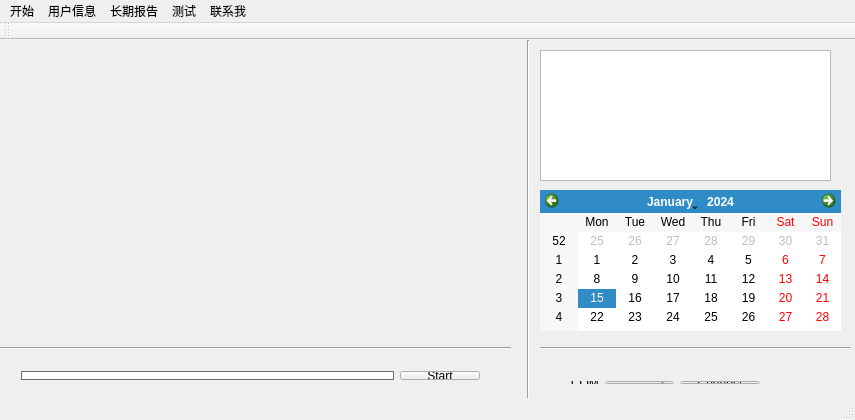
<?xml version="1.0" encoding="UTF-8"?>
<ui version="4.0">
 <class>MainWindow</class>
 <widget class="QMainWindow" name="MainWindow">
  <property name="geometry">
   <rect>
    <x>0</x>
    <y>0</y>
    <width>855</width>
    <height>420</height>
   </rect>
  </property>
  <property name="minimumSize">
   <size>
    <width>855</width>
    <height>420</height>
   </size>
  </property>
  <property name="maximumSize">
   <size>
    <width>855</width>
    <height>420</height>
   </size>
  </property>
  <property name="windowTitle">
   <string>MainWindow</string>
  </property>
  <widget class="QWidget" name="centralWidget">
   <widget class="QLabel" name="label">
    <property name="geometry">
     <rect>
      <x>30</x>
      <y>10</y>
      <width>451</width>
      <height>271</height>
     </rect>
    </property>
    <property name="maximumSize">
     <size>
      <width>451</width>
      <height>271</height>
     </size>
    </property>
    <property name="text">
     <string/>
    </property>
   </widget>
   <widget class="Line" name="line">
    <property name="geometry">
     <rect>
      <x>0</x>
      <y>300</y>
      <width>511</width>
      <height>16</height>
     </rect>
    </property>
    <property name="orientation">
     <enum>Qt::Horizontal</enum>
    </property>
   </widget>
   <widget class="Line" name="line_2">
    <property name="geometry">
     <rect>
      <x>520</x>
      <y>0</y>
      <width>16</width>
      <height>361</height>
     </rect>
    </property>
    <property name="orientation">
     <enum>Qt::Vertical</enum>
    </property>
   </widget>
   <widget class="QPlainTextEdit" name="seatInfoEdit">
    <property name="geometry">
     <rect>
      <x>540</x>
      <y>10</y>
      <width>291</width>
      <height>131</height>
     </rect>
    </property>
    <property name="readOnly">
     <bool>true</bool>
    </property>
    <property name="plainText">
     <string/>
    </property>
   </widget>
   <widget class="Line" name="line_3">
    <property name="geometry">
     <rect>
      <x>540</x>
      <y>300</y>
      <width>311</width>
      <height>16</height>
     </rect>
    </property>
    <property name="orientation">
     <enum>Qt::Horizontal</enum>
    </property>
   </widget>
   <widget class="QWidget" name="layoutWidget">
    <property name="geometry">
     <rect>
      <x>10</x>
      <y>320</y>
      <width>481</width>
      <height>31</height>
     </rect>
    </property>
    <layout class="QHBoxLayout" name="horizontalLayout_2">
     <item>
      <widget class="QPlainTextEdit" name="plainTextEdit">
       <property name="sizePolicy">
        <sizepolicy hsizetype="Expanding" vsizetype="Fixed">
         <horstretch>0</horstretch>
         <verstretch>0</verstretch>
        </sizepolicy>
       </property>
       <property name="maximumSize">
        <size>
         <width>398</width>
         <height>29</height>
        </size>
       </property>
       <property name="palette">
        <palette>
         <active>
          <colorrole role="WindowText">
           <brush brushstyle="SolidPattern">
            <color alpha="255">
             <red>0</red>
             <green>0</green>
             <blue>0</blue>
            </color>
           </brush>
          </colorrole>
          <colorrole role="Button">
           <brush brushstyle="SolidPattern">
            <color alpha="255">
             <red>177</red>
             <green>177</green>
             <blue>177</blue>
            </color>
           </brush>
          </colorrole>
          <colorrole role="Light">
           <brush brushstyle="SolidPattern">
            <color alpha="255">
             <red>255</red>
             <green>255</green>
             <blue>255</blue>
            </color>
           </brush>
          </colorrole>
          <colorrole role="Midlight">
           <brush brushstyle="SolidPattern">
            <color alpha="255">
             <red>216</red>
             <green>216</green>
             <blue>216</blue>
            </color>
           </brush>
          </colorrole>
          <colorrole role="Dark">
           <brush brushstyle="SolidPattern">
            <color alpha="255">
             <red>88</red>
             <green>88</green>
             <blue>88</blue>
            </color>
           </brush>
          </colorrole>
          <colorrole role="Mid">
           <brush brushstyle="SolidPattern">
            <color alpha="255">
             <red>118</red>
             <green>118</green>
             <blue>118</blue>
            </color>
           </brush>
          </colorrole>
          <colorrole role="Text">
           <brush brushstyle="SolidPattern">
            <color alpha="255">
             <red>0</red>
             <green>0</green>
             <blue>0</blue>
            </color>
           </brush>
          </colorrole>
          <colorrole role="BrightText">
           <brush brushstyle="SolidPattern">
            <color alpha="255">
             <red>255</red>
             <green>255</green>
             <blue>255</blue>
            </color>
           </brush>
          </colorrole>
          <colorrole role="ButtonText">
           <brush brushstyle="SolidPattern">
            <color alpha="255">
             <red>0</red>
             <green>0</green>
             <blue>0</blue>
            </color>
           </brush>
          </colorrole>
          <colorrole role="Base">
           <brush brushstyle="SolidPattern">
            <color alpha="255">
             <red>255</red>
             <green>255</green>
             <blue>255</blue>
            </color>
           </brush>
          </colorrole>
          <colorrole role="Window">
           <brush brushstyle="SolidPattern">
            <color alpha="255">
             <red>140</red>
             <green>140</green>
             <blue>140</blue>
            </color>
           </brush>
          </colorrole>
          <colorrole role="Shadow">
           <brush brushstyle="SolidPattern">
            <color alpha="255">
             <red>0</red>
             <green>0</green>
             <blue>0</blue>
            </color>
           </brush>
          </colorrole>
          <colorrole role="AlternateBase">
           <brush brushstyle="SolidPattern">
            <color alpha="255">
             <red>216</red>
             <green>216</green>
             <blue>216</blue>
            </color>
           </brush>
          </colorrole>
          <colorrole role="ToolTipBase">
           <brush brushstyle="SolidPattern">
            <color alpha="255">
             <red>255</red>
             <green>255</green>
             <blue>220</blue>
            </color>
           </brush>
          </colorrole>
          <colorrole role="ToolTipText">
           <brush brushstyle="SolidPattern">
            <color alpha="255">
             <red>0</red>
             <green>0</green>
             <blue>0</blue>
            </color>
           </brush>
          </colorrole>
         </active>
         <inactive>
          <colorrole role="WindowText">
           <brush brushstyle="SolidPattern">
            <color alpha="255">
             <red>0</red>
             <green>0</green>
             <blue>0</blue>
            </color>
           </brush>
          </colorrole>
          <colorrole role="Button">
           <brush brushstyle="SolidPattern">
            <color alpha="255">
             <red>177</red>
             <green>177</green>
             <blue>177</blue>
            </color>
           </brush>
          </colorrole>
          <colorrole role="Light">
           <brush brushstyle="SolidPattern">
            <color alpha="255">
             <red>255</red>
             <green>255</green>
             <blue>255</blue>
            </color>
           </brush>
          </colorrole>
          <colorrole role="Midlight">
           <brush brushstyle="SolidPattern">
            <color alpha="255">
             <red>216</red>
             <green>216</green>
             <blue>216</blue>
            </color>
           </brush>
          </colorrole>
          <colorrole role="Dark">
           <brush brushstyle="SolidPattern">
            <color alpha="255">
             <red>88</red>
             <green>88</green>
             <blue>88</blue>
            </color>
           </brush>
          </colorrole>
          <colorrole role="Mid">
           <brush brushstyle="SolidPattern">
            <color alpha="255">
             <red>118</red>
             <green>118</green>
             <blue>118</blue>
            </color>
           </brush>
          </colorrole>
          <colorrole role="Text">
           <brush brushstyle="SolidPattern">
            <color alpha="255">
             <red>0</red>
             <green>0</green>
             <blue>0</blue>
            </color>
           </brush>
          </colorrole>
          <colorrole role="BrightText">
           <brush brushstyle="SolidPattern">
            <color alpha="255">
             <red>255</red>
             <green>255</green>
             <blue>255</blue>
            </color>
           </brush>
          </colorrole>
          <colorrole role="ButtonText">
           <brush brushstyle="SolidPattern">
            <color alpha="255">
             <red>0</red>
             <green>0</green>
             <blue>0</blue>
            </color>
           </brush>
          </colorrole>
          <colorrole role="Base">
           <brush brushstyle="SolidPattern">
            <color alpha="255">
             <red>255</red>
             <green>255</green>
             <blue>255</blue>
            </color>
           </brush>
          </colorrole>
          <colorrole role="Window">
           <brush brushstyle="SolidPattern">
            <color alpha="255">
             <red>140</red>
             <green>140</green>
             <blue>140</blue>
            </color>
           </brush>
          </colorrole>
          <colorrole role="Shadow">
           <brush brushstyle="SolidPattern">
            <color alpha="255">
             <red>0</red>
             <green>0</green>
             <blue>0</blue>
            </color>
           </brush>
          </colorrole>
          <colorrole role="AlternateBase">
           <brush brushstyle="SolidPattern">
            <color alpha="255">
             <red>216</red>
             <green>216</green>
             <blue>216</blue>
            </color>
           </brush>
          </colorrole>
          <colorrole role="ToolTipBase">
           <brush brushstyle="SolidPattern">
            <color alpha="255">
             <red>255</red>
             <green>255</green>
             <blue>220</blue>
            </color>
           </brush>
          </colorrole>
          <colorrole role="ToolTipText">
           <brush brushstyle="SolidPattern">
            <color alpha="255">
             <red>0</red>
             <green>0</green>
             <blue>0</blue>
            </color>
           </brush>
          </colorrole>
         </inactive>
         <disabled>
          <colorrole role="WindowText">
           <brush brushstyle="SolidPattern">
            <color alpha="255">
             <red>88</red>
             <green>88</green>
             <blue>88</blue>
            </color>
           </brush>
          </colorrole>
          <colorrole role="Button">
           <brush brushstyle="SolidPattern">
            <color alpha="255">
             <red>177</red>
             <green>177</green>
             <blue>177</blue>
            </color>
           </brush>
          </colorrole>
          <colorrole role="Light">
           <brush brushstyle="SolidPattern">
            <color alpha="255">
             <red>255</red>
             <green>255</green>
             <blue>255</blue>
            </color>
           </brush>
          </colorrole>
          <colorrole role="Midlight">
           <brush brushstyle="SolidPattern">
            <color alpha="255">
             <red>216</red>
             <green>216</green>
             <blue>216</blue>
            </color>
           </brush>
          </colorrole>
          <colorrole role="Dark">
           <brush brushstyle="SolidPattern">
            <color alpha="255">
             <red>88</red>
             <green>88</green>
             <blue>88</blue>
            </color>
           </brush>
          </colorrole>
          <colorrole role="Mid">
           <brush brushstyle="SolidPattern">
            <color alpha="255">
             <red>118</red>
             <green>118</green>
             <blue>118</blue>
            </color>
           </brush>
          </colorrole>
          <colorrole role="Text">
           <brush brushstyle="SolidPattern">
            <color alpha="255">
             <red>88</red>
             <green>88</green>
             <blue>88</blue>
            </color>
           </brush>
          </colorrole>
          <colorrole role="BrightText">
           <brush brushstyle="SolidPattern">
            <color alpha="255">
             <red>255</red>
             <green>255</green>
             <blue>255</blue>
            </color>
           </brush>
          </colorrole>
          <colorrole role="ButtonText">
           <brush brushstyle="SolidPattern">
            <color alpha="255">
             <red>88</red>
             <green>88</green>
             <blue>88</blue>
            </color>
           </brush>
          </colorrole>
          <colorrole role="Base">
           <brush brushstyle="SolidPattern">
            <color alpha="255">
             <red>140</red>
             <green>140</green>
             <blue>140</blue>
            </color>
           </brush>
          </colorrole>
          <colorrole role="Window">
           <brush brushstyle="SolidPattern">
            <color alpha="255">
             <red>140</red>
             <green>140</green>
             <blue>140</blue>
            </color>
           </brush>
          </colorrole>
          <colorrole role="Shadow">
           <brush brushstyle="SolidPattern">
            <color alpha="255">
             <red>0</red>
             <green>0</green>
             <blue>0</blue>
            </color>
           </brush>
          </colorrole>
          <colorrole role="AlternateBase">
           <brush brushstyle="SolidPattern">
            <color alpha="255">
             <red>177</red>
             <green>177</green>
             <blue>177</blue>
            </color>
           </brush>
          </colorrole>
          <colorrole role="ToolTipBase">
           <brush brushstyle="SolidPattern">
            <color alpha="255">
             <red>255</red>
             <green>255</green>
             <blue>220</blue>
            </color>
           </brush>
          </colorrole>
          <colorrole role="ToolTipText">
           <brush brushstyle="SolidPattern">
            <color alpha="255">
             <red>0</red>
             <green>0</green>
             <blue>0</blue>
            </color>
           </brush>
          </colorrole>
         </disabled>
        </palette>
       </property>
       <property name="acceptDrops">
        <bool>false</bool>
       </property>
       <property name="autoFillBackground">
        <bool>true</bool>
       </property>
       <property name="inputMethodHints">
        <set>Qt::ImhNone</set>
       </property>
       <property name="verticalScrollBarPolicy">
        <enum>Qt::ScrollBarAlwaysOff</enum>
       </property>
       <property name="readOnly">
        <bool>true</bool>
       </property>
       <property name="plainText">
        <string notr="true"/>
       </property>
       <property name="backgroundVisible">
        <bool>false</bool>
       </property>
       <property name="centerOnScroll">
        <bool>false</bool>
       </property>
      </widget>
     </item>
     <item>
      <widget class="QPushButton" name="pushButton_4">
       <property name="text">
        <string>Start</string>
       </property>
      </widget>
     </item>
    </layout>
   </widget>
   <widget class="QCalendarWidget" name="calendarWidget">
    <property name="geometry">
     <rect>
      <x>540</x>
      <y>150</y>
      <width>301</width>
      <height>141</height>
     </rect>
    </property>
   </widget>
   <widget class="QWidget" name="layoutWidget">
    <property name="geometry">
     <rect>
      <x>560</x>
      <y>330</y>
      <width>211</width>
      <height>25</height>
     </rect>
    </property>
    <layout class="QHBoxLayout" name="horizontalLayout_3">
     <item>
      <layout class="QHBoxLayout" name="horizontalLayout">
       <item>
        <widget class="QLabel" name="label_2">
         <property name="text">
          <string>COM</string>
         </property>
        </widget>
       </item>
       <item>
        <widget class="QComboBox" name="COMComboBox">
         <property name="editable">
          <bool>false</bool>
         </property>
        </widget>
       </item>
       <item>
        <spacer name="horizontalSpacer">
         <property name="orientation">
          <enum>Qt::Horizontal</enum>
         </property>
         <property name="sizeHint" stdset="0">
          <size>
           <width>40</width>
           <height>20</height>
          </size>
         </property>
        </spacer>
       </item>
      </layout>
     </item>
     <item>
      <widget class="QPushButton" name="connectButton">
       <property name="enabled">
        <bool>true</bool>
       </property>
       <property name="text">
        <string>Connect</string>
       </property>
      </widget>
     </item>
    </layout>
   </widget>
   <zorder>label</zorder>
   <zorder>line</zorder>
   <zorder>line_2</zorder>
   <zorder>seatInfoEdit</zorder>
   <zorder>line_3</zorder>
   <zorder>layoutWidget</zorder>
   <zorder>layoutWidget</zorder>
   <zorder>calendarWidget</zorder>
  </widget>
  <widget class="QMenuBar" name="menuBar">
   <property name="geometry">
    <rect>
     <x>0</x>
     <y>0</y>
     <width>855</width>
     <height>23</height>
    </rect>
   </property>
   <widget class="QMenu" name="menu">
    <property name="title">
     <string>开始</string>
    </property>
    <addaction name="actionTrain"/>
    <addaction name="action2"/>
    <addaction name="action3"/>
    <addaction name="action4"/>
   </widget>
   <widget class="QMenu" name="menu_2">
    <property name="title">
     <string>用户信息</string>
    </property>
    <addaction name="action2_edit"/>
    <addaction name="actionAdd"/>
    <addaction name="actionSwitchUser"/>
    <addaction name="actionSit_Retrain"/>
   </widget>
   <widget class="QMenu" name="menu_3">
    <property name="title">
     <string>长期报告</string>
    </property>
   </widget>
   <widget class="QMenu" name="menu_4">
    <property name="title">
     <string>测试</string>
    </property>
   </widget>
   <widget class="QMenu" name="menu_5">
    <property name="title">
     <string>联系我</string>
    </property>
   </widget>
   <addaction name="menu"/>
   <addaction name="menu_2"/>
   <addaction name="menu_3"/>
   <addaction name="menu_4"/>
   <addaction name="menu_5"/>
  </widget>
  <widget class="QToolBar" name="mainToolBar">
   <attribute name="toolBarArea">
    <enum>TopToolBarArea</enum>
   </attribute>
   <attribute name="toolBarBreak">
    <bool>false</bool>
   </attribute>
  </widget>
  <widget class="QStatusBar" name="statusBar">
   <property name="toolTip">
    <string/>
   </property>
   <property name="toolTipDuration">
    <number>-1</number>
   </property>
   <property name="statusTip">
    <string/>
   </property>
  </widget>
  <action name="actionTrain">
   <property name="text">
    <string>train</string>
   </property>
  </action>
  <action name="action2">
   <property name="text">
    <string>2</string>
   </property>
  </action>
  <action name="action3">
   <property name="text">
    <string>3</string>
   </property>
  </action>
  <action name="action4">
   <property name="text">
    <string>4</string>
   </property>
  </action>
  <action name="action2_edit">
   <property name="text">
    <string>Login</string>
   </property>
  </action>
  <action name="actionAdd">
   <property name="text">
    <string>Register</string>
   </property>
  </action>
  <action name="actionSwitchUser">
   <property name="text">
    <string>Face Retrain</string>
   </property>
  </action>
  <action name="actionSit_Retrain">
   <property name="text">
    <string>Sit Retrain</string>
   </property>
  </action>
 </widget>
 <layoutdefault spacing="6" margin="11"/>
 <resources/>
 <connections/>
</ui>
